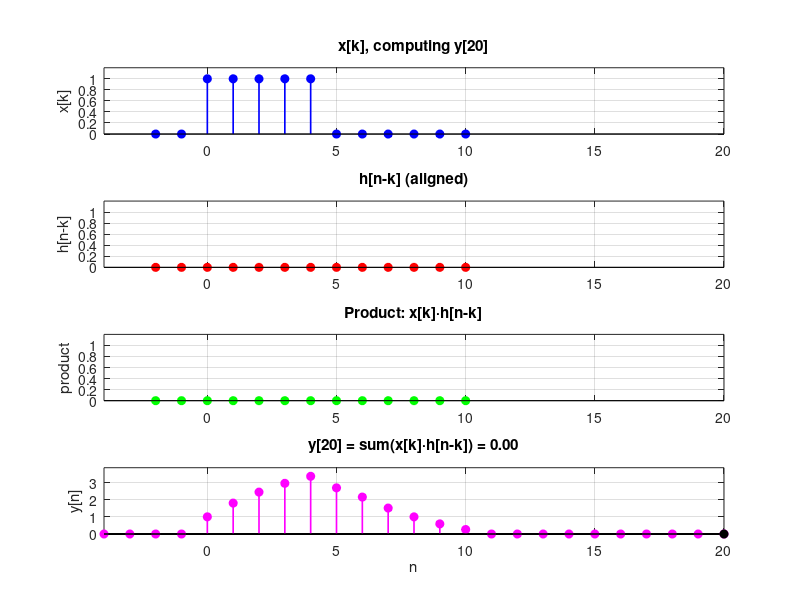
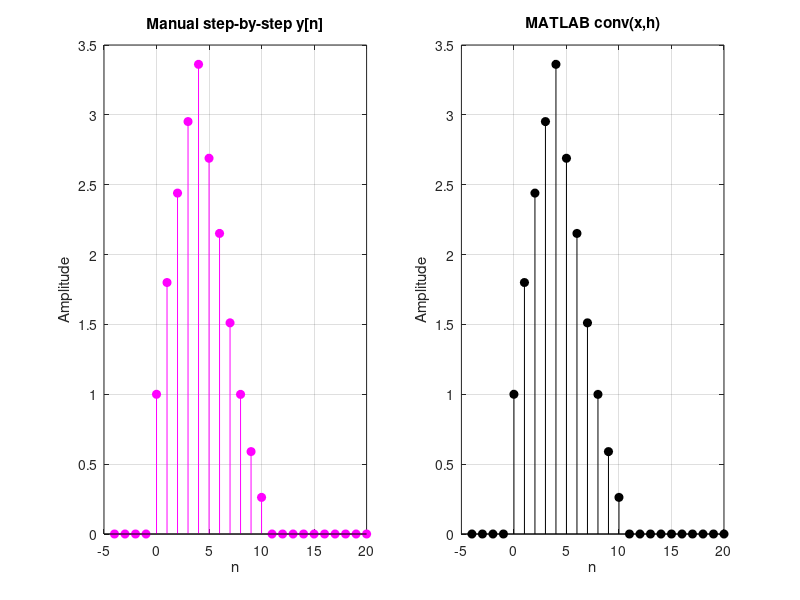

The MATLAB source for these figures, in order:
% --- Corrected & Compatible Discrete Convolution (step-by-step) ---
clear; clc; close all;

% 1. DEFINE SIGNALS
k = -2:10;                               % index vector
x = double(k >= 0 & k <= 4);             % rectangular pulse
h = (0.8) .^ (k) .* double(k >= 0 & k <= 6); % decaying ramp

% 2. OUTPUT INDEX RANGE
n_start = k(1) + k(1);
n_end   = k(end) + k(end);
n = n_start:n_end;
y = zeros(1, length(n));

% 3. FIGURE SETUP (pakai subplot biar aman di MATLAB & Octave)
figure('Name','Discrete Convolution Steps','Color','w','Position',[100,100,1000,700]);

% 4. STEP-BY-STEP COMPUTATION
for i = 1:length(n)
    current_n = n(i);

    % hitung index h yang sesuai (h[n-k])
    idx_h_needed = current_n - k;
    [tf, loc] = ismember(idx_h_needed, k);

    % align h dengan x
    h_aligned = zeros(size(k));
    h_aligned(tf) = h(loc(tf));

    % product & sum
    product = x .* h_aligned;
    y(i) = sum(product);

    % ---------------- Visualization ----------------
    subplot(4,1,1); cla;
    stem(k, x, 'b','filled','LineWidth',1.2);
    title(['x[k], computing y[' num2str(current_n) ']']);
    xlim([n_start n_end]); ylim([0 1.2]); grid on; ylabel('x[k]');

    subplot(4,1,2); cla;
    stem(k, h_aligned, 'r','filled','LineWidth',1.2);
    title('h[n-k] (aligned)');
    xlim([n_start n_end]); ylim([0 max(h)+0.2]); grid on; ylabel('h[n-k]');

    subplot(4,1,3); cla;
    stem(k, product, 'g','filled','LineWidth',1.2);
    title('Product: x[k]·h[n-k]');
    xlim([n_start n_end]); ylim([0 1.2]); grid on; ylabel('product');

    subplot(4,1,4); cla;
    stem(n, y, 'm','filled','LineWidth',1.2); hold on;
    stem(current_n, y(i), 'ko','filled','MarkerSize',6); % highlight titik aktif
    title(sprintf('y[%d] = sum(x[k]·h[n-k]) = %.2f', current_n, y(i)));
    xlim([n_start n_end]); ylim([0 max(y)+0.5]); grid on;
    xlabel('n'); ylabel('y[n]');

    pause(0.3);
end

% 5. FINAL COMPARISON WITH MATLAB conv()
y_conv = conv(x, h);                          % hasil conv bawaan MATLAB
n_conv = (0:length(y_conv)-1) + (k(1)+k(1));  % index hasil conv

figure('Color','w','Position',[200,200,900,350]);
subplot(1,2,1);
stem(n, y, 'm','filled'); title('Manual step-by-step y[n]');
xlabel('n'); ylabel('Amplitude'); grid on;

subplot(1,2,2);
stem(n_conv, y_conv, 'k','filled'); title('MATLAB conv(x,h)');
xlabel('n'); ylabel('Amplitude'); grid on;

% print hasil ke command window
disp('Manual y[n] ='); disp(y);
disp('conv(x,h)  ='); disp(y_conv);

